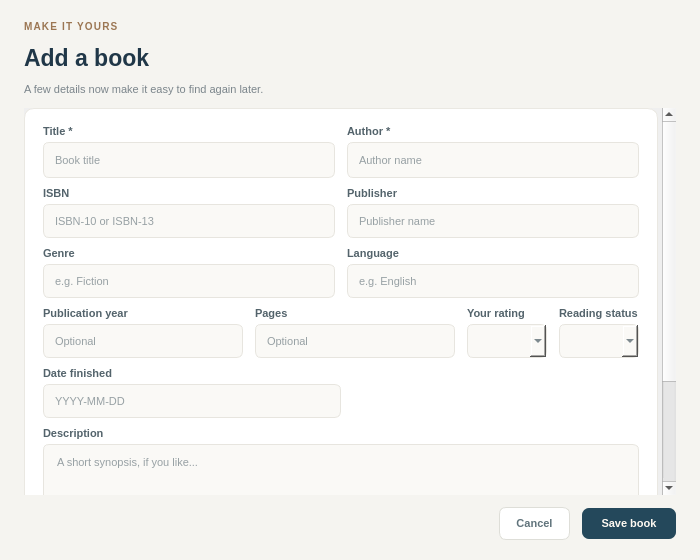
<?xml version="1.0" encoding="UTF-8"?>
<ui version="4.0">
 <class>BookDialog</class>
 <widget class="QDialog" name="BookDialog">
  <property name="windowTitle">
   <string>Add a book</string>
  </property>
  <property name="minimumSize">
   <size>
    <width>700</width>
    <height>560</height>
   </size>
  </property>
  <property name="maximumSize">
   <size>
    <width>900</width>
    <height>760</height>
   </size>
  </property>
  <property name="styleSheet">
   <string notr="true">QDialog { background: #f5f4f0; } QLabel#dialogEyebrow { color: #9b7653; font-size: 10px; font-weight: 750; letter-spacing: 1.2px; } QLabel#dialogTitle { color: #203748; font-size: 23px; font-weight: 750; } QLabel#dialogSubtitle { color: #7b858b; font-size: 11px; } QFrame#formCard { background: #ffffff; border: 1px solid #eae8e2; border-radius: 10px; } QLabel.formLabel { color: #53636b; font-size: 11px; font-weight: 650; } QLineEdit.formInput, QComboBox.formInput, QTextEdit.formInput { color: #344852; background: #faf9f6; border: 1px solid #e7e5df; border-radius: 6px; padding: 8px 9px; selection-background-color: #315d72; font-size: 11px; } QLineEdit.formInput:focus, QComboBox.formInput:focus, QTextEdit.formInput:focus { border: 1px solid #86a6ae; background: #ffffff; } QLabel#formError { color: #a64e43; background: #fbefed; border: 1px solid #f0d7d2; border-radius: 6px; padding: 8px; font-size: 11px; } QPushButton#cancelButton { color: #60737b; background: #ffffff; border: 1px solid #deded8; border-radius: 7px; padding: 9px 16px; font-size: 11px; font-weight: 650; } QPushButton#saveButton { color: #fffaf3; background: #24485b; border: 0; border-radius: 7px; padding: 9px 19px; font-size: 11px; font-weight: 700; } QPushButton#saveButton:hover { background: #315d72; }</string>
  </property>
  <layout class="QVBoxLayout" name="dialogLayout">
   <property name="leftMargin">
    <number>24</number>
   </property>
   <property name="topMargin">
    <number>20</number>
   </property>
   <property name="rightMargin">
    <number>24</number>
   </property>
   <property name="bottomMargin">
    <number>20</number>
   </property>
   <property name="spacing">
    <number>12</number>
   </property>
   <item>
    <widget class="QLabel" name="dialogEyebrow">
     <property name="text">
      <string>MAKE IT YOURS</string>
     </property>
    </widget>
   </item>
   <item>
    <widget class="QLabel" name="dialogTitle">
     <property name="text">
      <string>Add a book</string>
     </property>
    </widget>
   </item>
   <item>
    <widget class="QLabel" name="dialogSubtitle">
     <property name="text">
      <string>A few details now make it easy to find again later.</string>
     </property>
    </widget>
   </item>
   <item>
    <widget class="QScrollArea" name="formScrollArea">
     <property name="frameShape">
      <enum>QFrame::Shape::NoFrame</enum>
     </property>
     <property name="widgetResizable">
      <bool>true</bool>
     </property>
     <widget class="QWidget" name="formScrollContent">
      <layout class="QVBoxLayout" name="formScrollLayout">
       <property name="leftMargin">
        <number>0</number>
       </property>
       <property name="topMargin">
        <number>0</number>
       </property>
       <property name="rightMargin">
        <number>4</number>
       </property>
       <property name="bottomMargin">
        <number>0</number>
       </property>
       <item>
    <widget class="QFrame" name="formCard">
     <layout class="QVBoxLayout" name="formCardLayout">
      <property name="leftMargin">
       <number>18</number>
      </property>
      <property name="topMargin">
       <number>16</number>
      </property>
      <property name="rightMargin">
       <number>18</number>
      </property>
      <property name="bottomMargin">
       <number>16</number>
      </property>
      <property name="spacing">
       <number>9</number>
      </property>
      <item>
       <layout class="QHBoxLayout" name="titleAuthorLayout">
        <property name="spacing">
         <number>12</number>
        </property>
        <item>
         <layout class="QVBoxLayout" name="titleFieldLayout">
          <property name="spacing">
           <number>4</number>
          </property>
          <item>
           <widget class="QLabel" name="titleLabel">
            <property name="text">
             <string>Title *</string>
            </property>
            <property name="styleSheet">
             <string notr="true">color: #53636b; font-size: 11px; font-weight: 650;</string>
            </property>
           </widget>
          </item>
          <item>
           <widget class="QLineEdit" name="titleInput">
            <property name="minimumSize">
             <size>
              <width>0</width>
              <height>36</height>
             </size>
            </property>
            <property name="placeholderText">
             <string>Book title</string>
            </property>
            <property name="styleSheet">
             <string notr="true">color: #344852; background: #faf9f6; border: 1px solid #e7e5df; border-radius: 6px; padding: 8px 9px; font-size: 11px;</string>
            </property>
           </widget>
          </item>
         </layout>
        </item>
        <item>
         <layout class="QVBoxLayout" name="authorFieldLayout">
          <property name="spacing">
           <number>4</number>
          </property>
          <item>
           <widget class="QLabel" name="authorLabel">
            <property name="text">
             <string>Author *</string>
            </property>
            <property name="styleSheet">
             <string notr="true">color: #53636b; font-size: 11px; font-weight: 650;</string>
            </property>
           </widget>
          </item>
          <item>
           <widget class="QLineEdit" name="authorInput">
            <property name="minimumSize">
             <size>
              <width>0</width>
              <height>36</height>
             </size>
            </property>
            <property name="placeholderText">
             <string>Author name</string>
            </property>
            <property name="styleSheet">
             <string notr="true">color: #344852; background: #faf9f6; border: 1px solid #e7e5df; border-radius: 6px; padding: 8px 9px; font-size: 11px;</string>
            </property>
           </widget>
          </item>
         </layout>
        </item>
       </layout>
      </item>
      <item>
       <layout class="QHBoxLayout" name="isbnPublisherLayout">
        <property name="spacing">
         <number>12</number>
        </property>
        <item>
         <layout class="QVBoxLayout" name="isbnFieldLayout">
          <property name="spacing">
           <number>4</number>
          </property>
          <item>
           <widget class="QLabel" name="isbnLabel">
            <property name="text">
             <string>ISBN</string>
            </property>
            <property name="styleSheet">
             <string notr="true">color: #53636b; font-size: 11px; font-weight: 650;</string>
            </property>
           </widget>
          </item>
          <item>
           <widget class="QLineEdit" name="isbnInput">
            <property name="minimumSize">
             <size>
              <width>0</width>
              <height>34</height>
             </size>
            </property>
            <property name="placeholderText">
             <string>ISBN-10 or ISBN-13</string>
            </property>
            <property name="styleSheet">
             <string notr="true">color: #344852; background: #faf9f6; border: 1px solid #e7e5df; border-radius: 6px; padding: 7px 9px; font-size: 11px;</string>
            </property>
           </widget>
          </item>
         </layout>
        </item>
        <item>
         <layout class="QVBoxLayout" name="publisherFieldLayout">
          <property name="spacing">
           <number>4</number>
          </property>
          <item>
           <widget class="QLabel" name="publisherLabel">
            <property name="text">
             <string>Publisher</string>
            </property>
            <property name="styleSheet">
             <string notr="true">color: #53636b; font-size: 11px; font-weight: 650;</string>
            </property>
           </widget>
          </item>
          <item>
           <widget class="QLineEdit" name="publisherInput">
            <property name="minimumSize">
             <size>
              <width>0</width>
              <height>34</height>
             </size>
            </property>
            <property name="placeholderText">
             <string>Publisher name</string>
            </property>
            <property name="styleSheet">
             <string notr="true">color: #344852; background: #faf9f6; border: 1px solid #e7e5df; border-radius: 6px; padding: 7px 9px; font-size: 11px;</string>
            </property>
           </widget>
          </item>
         </layout>
        </item>
       </layout>
      </item>
      <item>
       <layout class="QHBoxLayout" name="categoryLayout">
        <property name="spacing">
         <number>12</number>
        </property>
        <item>
         <layout class="QVBoxLayout" name="genreFieldLayout">
          <property name="spacing">
           <number>4</number>
          </property>
          <item>
           <widget class="QLabel" name="genreLabel">
            <property name="text">
             <string>Genre</string>
            </property>
            <property name="styleSheet">
             <string notr="true">color: #53636b; font-size: 11px; font-weight: 650;</string>
            </property>
           </widget>
          </item>
          <item>
           <widget class="QLineEdit" name="genreInput">
            <property name="minimumSize">
             <size>
              <width>0</width>
              <height>34</height>
             </size>
            </property>
            <property name="placeholderText">
             <string>e.g. Fiction</string>
            </property>
            <property name="styleSheet">
             <string notr="true">color: #344852; background: #faf9f6; border: 1px solid #e7e5df; border-radius: 6px; padding: 7px 9px; font-size: 11px;</string>
            </property>
           </widget>
          </item>
         </layout>
        </item>
        <item>
         <layout class="QVBoxLayout" name="languageFieldLayout">
          <property name="spacing">
           <number>4</number>
          </property>
          <item>
           <widget class="QLabel" name="languageLabel">
            <property name="text">
             <string>Language</string>
            </property>
            <property name="styleSheet">
             <string notr="true">color: #53636b; font-size: 11px; font-weight: 650;</string>
            </property>
           </widget>
          </item>
          <item>
           <widget class="QLineEdit" name="languageInput">
            <property name="minimumSize">
             <size>
              <width>0</width>
              <height>34</height>
             </size>
            </property>
            <property name="placeholderText">
             <string>e.g. English</string>
            </property>
            <property name="styleSheet">
             <string notr="true">color: #344852; background: #faf9f6; border: 1px solid #e7e5df; border-radius: 6px; padding: 7px 9px; font-size: 11px;</string>
            </property>
           </widget>
          </item>
         </layout>
        </item>
       </layout>
      </item>
      <item>
       <layout class="QHBoxLayout" name="detailsFieldsLayout">
        <property name="spacing">
         <number>12</number>
        </property>
        <item>
         <layout class="QVBoxLayout" name="yearFieldLayout">
          <property name="spacing">
           <number>4</number>
          </property>
          <item>
           <widget class="QLabel" name="yearInputLabel">
            <property name="text">
             <string>Publication year</string>
            </property>
            <property name="styleSheet">
             <string notr="true">color: #53636b; font-size: 11px; font-weight: 650;</string>
            </property>
           </widget>
          </item>
          <item>
           <widget class="QLineEdit" name="yearInput">
            <property name="minimumSize">
             <size>
              <width>0</width>
              <height>34</height>
             </size>
            </property>
            <property name="placeholderText">
             <string>Optional</string>
            </property>
            <property name="styleSheet">
             <string notr="true">color: #344852; background: #faf9f6; border: 1px solid #e7e5df; border-radius: 6px; padding: 7px 9px; font-size: 11px;</string>
            </property>
           </widget>
          </item>
         </layout>
        </item>
        <item>
         <layout class="QVBoxLayout" name="pageCountFieldLayout">
          <property name="spacing">
           <number>4</number>
          </property>
          <item>
           <widget class="QLabel" name="pageCountLabel">
            <property name="text">
             <string>Pages</string>
            </property>
            <property name="styleSheet">
             <string notr="true">color: #53636b; font-size: 11px; font-weight: 650;</string>
            </property>
           </widget>
          </item>
          <item>
           <widget class="QLineEdit" name="pageCountInput">
            <property name="minimumSize">
             <size>
              <width>0</width>
              <height>34</height>
             </size>
            </property>
            <property name="placeholderText">
             <string>Optional</string>
            </property>
            <property name="styleSheet">
             <string notr="true">color: #344852; background: #faf9f6; border: 1px solid #e7e5df; border-radius: 6px; padding: 7px 9px; font-size: 11px;</string>
            </property>
           </widget>
          </item>
         </layout>
        </item>
        <item>
         <layout class="QVBoxLayout" name="ratingFieldLayout">
          <property name="spacing">
           <number>4</number>
          </property>
          <item>
           <widget class="QLabel" name="ratingLabel">
            <property name="text">
             <string>Your rating</string>
            </property>
            <property name="styleSheet">
             <string notr="true">color: #53636b; font-size: 11px; font-weight: 650;</string>
            </property>
           </widget>
          </item>
          <item>
           <widget class="QComboBox" name="ratingInput">
            <property name="minimumSize">
             <size>
              <width>0</width>
              <height>34</height>
             </size>
            </property>
            <property name="styleSheet">
             <string notr="true">color: #344852; background: #faf9f6; border: 1px solid #e7e5df; border-radius: 6px; padding: 7px 9px; font-size: 11px;</string>
            </property>
           </widget>
          </item>
         </layout>
        </item>
        <item>
         <layout class="QVBoxLayout" name="statusFieldLayout">
          <property name="spacing">
           <number>4</number>
          </property>
          <item>
           <widget class="QLabel" name="statusLabel">
            <property name="text">
             <string>Reading status</string>
            </property>
            <property name="styleSheet">
             <string notr="true">color: #53636b; font-size: 11px; font-weight: 650;</string>
            </property>
           </widget>
          </item>
          <item>
           <widget class="QComboBox" name="statusInput">
            <property name="minimumSize">
             <size>
              <width>0</width>
              <height>34</height>
             </size>
            </property>
            <property name="styleSheet">
             <string notr="true">color: #344852; background: #faf9f6; border: 1px solid #e7e5df; border-radius: 6px; padding: 7px 9px; font-size: 11px;</string>
            </property>
           </widget>
          </item>
         </layout>
        </item>
       </layout>
      </item>
      <item>
       <layout class="QHBoxLayout" name="dateFinishedLayout">
        <item>
         <layout class="QVBoxLayout" name="dateFinishedFieldLayout">
          <property name="spacing">
           <number>4</number>
          </property>
          <item>
           <widget class="QLabel" name="dateFinishedLabel">
            <property name="text">
             <string>Date finished</string>
            </property>
            <property name="styleSheet">
             <string notr="true">color: #53636b; font-size: 11px; font-weight: 650;</string>
            </property>
           </widget>
          </item>
          <item>
           <widget class="QLineEdit" name="dateFinishedInput">
            <property name="minimumSize">
             <size>
              <width>0</width>
              <height>34</height>
             </size>
            </property>
            <property name="placeholderText">
             <string>YYYY-MM-DD</string>
            </property>
            <property name="styleSheet">
             <string notr="true">color: #344852; background: #faf9f6; border: 1px solid #e7e5df; border-radius: 6px; padding: 7px 9px; font-size: 11px;</string>
            </property>
           </widget>
          </item>
         </layout>
        </item>
        <item>
         <spacer name="dateSpacer">
          <property name="orientation">
           <enum>Qt::Orientation::Horizontal</enum>
          </property>
          <property name="sizeHint" stdset="0">
           <size>
            <width>40</width>
            <height>20</height>
           </size>
          </property>
         </spacer>
        </item>
       </layout>
      </item>
      <item>
       <layout class="QVBoxLayout" name="descriptionFieldLayout">
        <property name="spacing">
         <number>4</number>
        </property>
        <item>
         <widget class="QLabel" name="descriptionLabel">
          <property name="text">
           <string>Description</string>
          </property>
          <property name="styleSheet">
           <string notr="true">color: #53636b; font-size: 11px; font-weight: 650;</string>
          </property>
         </widget>
        </item>
        <item>
         <widget class="QTextEdit" name="descriptionInput">
          <property name="minimumSize">
           <size>
            <width>0</width>
            <height>58</height>
           </size>
          </property>
          <property name="maximumSize">
           <size>
            <width>16777215</width>
            <height>80</height>
           </size>
          </property>
          <property name="placeholderText">
           <string>A short synopsis, if you like...</string>
          </property>
          <property name="styleSheet">
           <string notr="true">color: #344852; background: #faf9f6; border: 1px solid #e7e5df; border-radius: 6px; padding: 7px 9px; font-size: 11px;</string>
          </property>
         </widget>
        </item>
       </layout>
      </item>
      <item>
       <layout class="QVBoxLayout" name="notesFieldLayout">
        <property name="spacing">
         <number>4</number>
        </property>
        <item>
         <widget class="QLabel" name="notesLabel">
          <property name="text">
           <string>Personal notes</string>
          </property>
          <property name="styleSheet">
           <string notr="true">color: #53636b; font-size: 11px; font-weight: 650;</string>
          </property>
         </widget>
        </item>
        <item>
         <widget class="QTextEdit" name="notesInput">
          <property name="minimumSize">
           <size>
            <width>0</width>
            <height>58</height>
           </size>
          </property>
          <property name="maximumSize">
           <size>
            <width>16777215</width>
            <height>80</height>
           </size>
          </property>
          <property name="placeholderText">
           <string>Your thoughts, favorite passages, or who borrowed it...</string>
          </property>
          <property name="styleSheet">
           <string notr="true">color: #344852; background: #faf9f6; border: 1px solid #e7e5df; border-radius: 6px; padding: 7px 9px; font-size: 11px;</string>
          </property>
         </widget>
        </item>
       </layout>
      </item>
      <item>
       <widget class="QLabel" name="formError">
        <property name="text">
         <string/>
        </property>
        <property name="wordWrap">
         <bool>true</bool>
        </property>
        <property name="visible">
         <bool>false</bool>
        </property>
        <property name="styleSheet">
         <string notr="true">color: #a64e43; background: #fbefed; border: 1px solid #f0d7d2; border-radius: 6px; padding: 8px; font-size: 11px;</string>
        </property>
       </widget>
      </item>
     </layout>
    </widget>
       </item>
      </layout>
     </widget>
    </widget>
   </item>
   <item>
    <layout class="QHBoxLayout" name="buttonsLayout">
     <item>
      <spacer name="buttonsSpacer">
       <property name="orientation">
        <enum>Qt::Orientation::Horizontal</enum>
       </property>
       <property name="sizeHint" stdset="0">
        <size>
         <width>40</width>
         <height>20</height>
        </size>
       </property>
      </spacer>
     </item>
     <item>
      <widget class="QPushButton" name="cancelButton">
       <property name="text">
        <string>Cancel</string>
       </property>
       <property name="styleSheet">
        <string notr="true">color: #60737b; background: #ffffff; border: 1px solid #deded8; border-radius: 7px; padding: 9px 16px; font-size: 11px; font-weight: 650;</string>
       </property>
      </widget>
     </item>
     <item>
      <widget class="QPushButton" name="saveButton">
       <property name="text">
        <string>Save book</string>
       </property>
       <property name="styleSheet">
        <string notr="true">color: #fffaf3; background: #24485b; border: 0; border-radius: 7px; padding: 9px 19px; font-size: 11px; font-weight: 700;</string>
       </property>
      </widget>
     </item>
    </layout>
   </item>
  </layout>
 </widget>
 <resources/>
 <connections/>
</ui>
